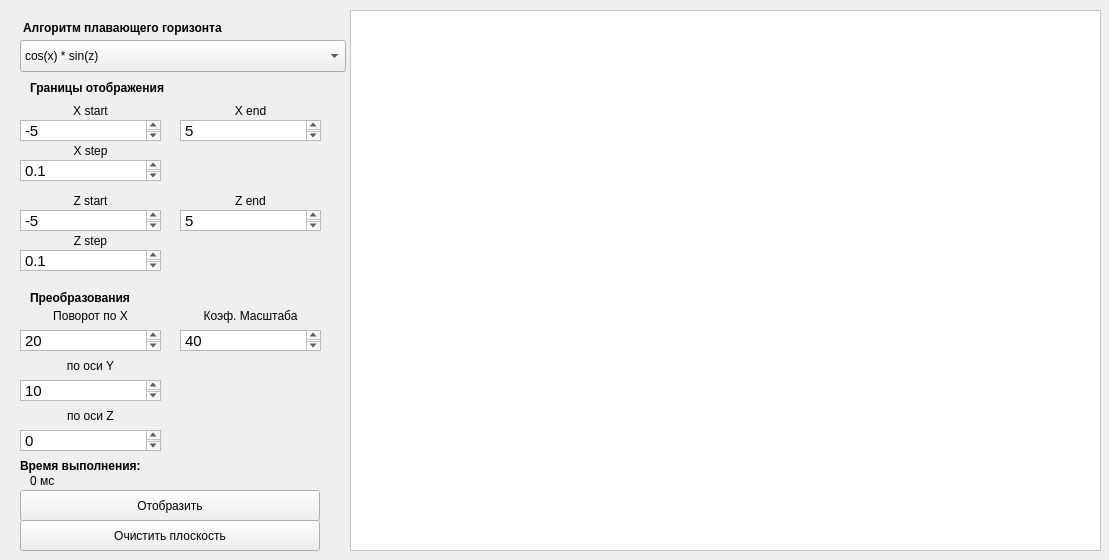
<?xml version="1.0" encoding="UTF-8"?>
<ui version="4.0">
 <class>MainWindow</class>
 <widget class="QMainWindow" name="MainWindow">
  <property name="enabled">
   <bool>true</bool>
  </property>
  <property name="geometry">
   <rect>
    <x>0</x>
    <y>0</y>
    <width>1109</width>
    <height>560</height>
   </rect>
  </property>
  <property name="sizePolicy">
   <sizepolicy hsizetype="Fixed" vsizetype="Fixed">
    <horstretch>0</horstretch>
    <verstretch>0</verstretch>
   </sizepolicy>
  </property>
  <property name="minimumSize">
   <size>
    <width>0</width>
    <height>0</height>
   </size>
  </property>
  <property name="windowTitle">
   <string>Лабораторная работа №10</string>
  </property>
  <widget class="QWidget" name="centralwidget">
   <widget class="QGraphicsView" name="graphicsView">
    <property name="geometry">
     <rect>
      <x>350</x>
      <y>10</y>
      <width>751</width>
      <height>541</height>
     </rect>
    </property>
    <property name="sizePolicy">
     <sizepolicy hsizetype="Expanding" vsizetype="Expanding">
      <horstretch>0</horstretch>
      <verstretch>0</verstretch>
     </sizepolicy>
    </property>
    <property name="styleSheet">
     <string notr="true">background:white</string>
    </property>
   </widget>
   <widget class="QComboBox" name="comboBox">
    <property name="geometry">
     <rect>
      <x>20</x>
      <y>40</y>
      <width>326</width>
      <height>32</height>
     </rect>
    </property>
    <item>
     <property name="text">
      <string>cos(x) * sin(z)</string>
     </property>
    </item>
    <item>
     <property name="text">
      <string>exp(cos(x) + sin(z))</string>
     </property>
    </item>
    <item>
     <property name="text">
      <string>sqrt(fabs(x ** 2 - z ** 2))</string>
     </property>
    </item>
    <item>
     <property name="text">
      <string>cos(x * z)</string>
     </property>
    </item>
   </widget>
   <widget class="QLabel" name="label">
    <property name="geometry">
     <rect>
      <x>23</x>
      <y>20</y>
      <width>320</width>
      <height>16</height>
     </rect>
    </property>
    <property name="minimumSize">
     <size>
      <width>320</width>
      <height>0</height>
     </size>
    </property>
    <property name="maximumSize">
     <size>
      <width>320</width>
      <height>60</height>
     </size>
    </property>
    <property name="font">
     <font>
      <bold>true</bold>
     </font>
    </property>
    <property name="text">
     <string>&lt;html&gt;&lt;head/&gt;&lt;body&gt;&lt;p&gt;Алгоритм плавающего горизонта&lt;/p&gt;&lt;/body&gt;&lt;/html&gt;</string>
    </property>
   </widget>
   <widget class="QTextEdit" name="angle_z">
    <property name="geometry">
     <rect>
      <x>20</x>
      <y>430</y>
      <width>141</width>
      <height>21</height>
     </rect>
    </property>
    <property name="html">
     <string>&lt;!DOCTYPE HTML PUBLIC &quot;-//W3C//DTD HTML 4.0//EN&quot; &quot;http://www.w3.org/TR/REC-html40/strict.dtd&quot;&gt;
&lt;html&gt;&lt;head&gt;&lt;meta name=&quot;qrichtext&quot; content=&quot;1&quot; /&gt;&lt;meta charset=&quot;utf-8&quot; /&gt;&lt;style type=&quot;text/css&quot;&gt;
p, li { white-space: pre-wrap; }
hr { height: 1px; border-width: 0; }
li.unchecked::marker { content: &quot;\2610&quot;; }
li.checked::marker { content: &quot;\2612&quot;; }
&lt;/style&gt;&lt;/head&gt;&lt;body style=&quot; font-family:'.AppleSystemUIFont'; font-size:13pt; font-weight:400; font-style:normal;&quot;&gt;
&lt;p style=&quot; margin-top:0px; margin-bottom:0px; margin-left:0px; margin-right:0px; -qt-block-indent:0; text-indent:0px;&quot;&gt;&lt;span style=&quot; font-family:'Ubuntu'; font-size:11pt;&quot;&gt;0&lt;/span&gt;&lt;/p&gt;&lt;/body&gt;&lt;/html&gt;</string>
    </property>
   </widget>
   <widget class="QLabel" name="label_5">
    <property name="geometry">
     <rect>
      <x>20</x>
      <y>350</y>
      <width>141</width>
      <height>31</height>
     </rect>
    </property>
    <property name="text">
     <string>по оси Y</string>
    </property>
    <property name="alignment">
     <set>Qt::AlignCenter</set>
    </property>
   </widget>
   <widget class="QLabel" name="label_3">
    <property name="geometry">
     <rect>
      <x>20</x>
      <y>300</y>
      <width>141</width>
      <height>31</height>
     </rect>
    </property>
    <property name="text">
     <string>Поворот по Х</string>
    </property>
    <property name="alignment">
     <set>Qt::AlignCenter</set>
    </property>
   </widget>
   <widget class="QLabel" name="label_6">
    <property name="geometry">
     <rect>
      <x>20</x>
      <y>400</y>
      <width>141</width>
      <height>31</height>
     </rect>
    </property>
    <property name="text">
     <string>по оси Z</string>
    </property>
    <property name="alignment">
     <set>Qt::AlignCenter</set>
    </property>
   </widget>
   <widget class="QTextEdit" name="angle_x">
    <property name="geometry">
     <rect>
      <x>20</x>
      <y>330</y>
      <width>141</width>
      <height>21</height>
     </rect>
    </property>
    <property name="html">
     <string>&lt;!DOCTYPE HTML PUBLIC &quot;-//W3C//DTD HTML 4.0//EN&quot; &quot;http://www.w3.org/TR/REC-html40/strict.dtd&quot;&gt;
&lt;html&gt;&lt;head&gt;&lt;meta name=&quot;qrichtext&quot; content=&quot;1&quot; /&gt;&lt;meta charset=&quot;utf-8&quot; /&gt;&lt;style type=&quot;text/css&quot;&gt;
p, li { white-space: pre-wrap; }
hr { height: 1px; border-width: 0; }
li.unchecked::marker { content: &quot;\2610&quot;; }
li.checked::marker { content: &quot;\2612&quot;; }
&lt;/style&gt;&lt;/head&gt;&lt;body style=&quot; font-family:'.AppleSystemUIFont'; font-size:13pt; font-weight:400; font-style:normal;&quot;&gt;
&lt;p style=&quot; margin-top:0px; margin-bottom:0px; margin-left:0px; margin-right:0px; -qt-block-indent:0; text-indent:0px;&quot;&gt;&lt;span style=&quot; font-family:'Ubuntu'; font-size:11pt;&quot;&gt;20&lt;/span&gt;&lt;/p&gt;&lt;/body&gt;&lt;/html&gt;</string>
    </property>
   </widget>
   <widget class="QTextEdit" name="angle_y">
    <property name="geometry">
     <rect>
      <x>20</x>
      <y>380</y>
      <width>141</width>
      <height>21</height>
     </rect>
    </property>
    <property name="html">
     <string>&lt;!DOCTYPE HTML PUBLIC &quot;-//W3C//DTD HTML 4.0//EN&quot; &quot;http://www.w3.org/TR/REC-html40/strict.dtd&quot;&gt;
&lt;html&gt;&lt;head&gt;&lt;meta name=&quot;qrichtext&quot; content=&quot;1&quot; /&gt;&lt;meta charset=&quot;utf-8&quot; /&gt;&lt;style type=&quot;text/css&quot;&gt;
p, li { white-space: pre-wrap; }
hr { height: 1px; border-width: 0; }
li.unchecked::marker { content: &quot;\2610&quot;; }
li.checked::marker { content: &quot;\2612&quot;; }
&lt;/style&gt;&lt;/head&gt;&lt;body style=&quot; font-family:'.AppleSystemUIFont'; font-size:13pt; font-weight:400; font-style:normal;&quot;&gt;
&lt;p style=&quot; margin-top:0px; margin-bottom:0px; margin-left:0px; margin-right:0px; -qt-block-indent:0; text-indent:0px;&quot;&gt;&lt;span style=&quot; font-family:'Ubuntu'; font-size:11pt;&quot;&gt;10&lt;/span&gt;&lt;/p&gt;&lt;/body&gt;&lt;/html&gt;</string>
    </property>
   </widget>
   <widget class="QTextEdit" name="scale">
    <property name="geometry">
     <rect>
      <x>180</x>
      <y>330</y>
      <width>141</width>
      <height>21</height>
     </rect>
    </property>
    <property name="html">
     <string>&lt;!DOCTYPE HTML PUBLIC &quot;-//W3C//DTD HTML 4.0//EN&quot; &quot;http://www.w3.org/TR/REC-html40/strict.dtd&quot;&gt;
&lt;html&gt;&lt;head&gt;&lt;meta name=&quot;qrichtext&quot; content=&quot;1&quot; /&gt;&lt;meta charset=&quot;utf-8&quot; /&gt;&lt;style type=&quot;text/css&quot;&gt;
p, li { white-space: pre-wrap; }
hr { height: 1px; border-width: 0; }
li.unchecked::marker { content: &quot;\2610&quot;; }
li.checked::marker { content: &quot;\2612&quot;; }
&lt;/style&gt;&lt;/head&gt;&lt;body style=&quot; font-family:'.AppleSystemUIFont'; font-size:13pt; font-weight:400; font-style:normal;&quot;&gt;
&lt;p style=&quot; margin-top:0px; margin-bottom:0px; margin-left:0px; margin-right:0px; -qt-block-indent:0; text-indent:0px;&quot;&gt;&lt;span style=&quot; font-family:'Ubuntu'; font-size:11pt;&quot;&gt;40&lt;/span&gt;&lt;/p&gt;&lt;/body&gt;&lt;/html&gt;</string>
    </property>
   </widget>
   <widget class="QLabel" name="label_7">
    <property name="geometry">
     <rect>
      <x>180</x>
      <y>300</y>
      <width>141</width>
      <height>31</height>
     </rect>
    </property>
    <property name="text">
     <string>Коэф. Масштаба</string>
    </property>
    <property name="alignment">
     <set>Qt::AlignCenter</set>
    </property>
   </widget>
   <widget class="QLabel" name="label_13">
    <property name="geometry">
     <rect>
      <x>180</x>
      <y>190</y>
      <width>141</width>
      <height>21</height>
     </rect>
    </property>
    <property name="text">
     <string>Z end</string>
    </property>
    <property name="alignment">
     <set>Qt::AlignCenter</set>
    </property>
   </widget>
   <widget class="QLabel" name="label_15">
    <property name="geometry">
     <rect>
      <x>20</x>
      <y>230</y>
      <width>141</width>
      <height>21</height>
     </rect>
    </property>
    <property name="text">
     <string>Z step</string>
    </property>
    <property name="alignment">
     <set>Qt::AlignCenter</set>
    </property>
   </widget>
   <widget class="QLabel" name="label_12">
    <property name="geometry">
     <rect>
      <x>20</x>
      <y>190</y>
      <width>141</width>
      <height>21</height>
     </rect>
    </property>
    <property name="text">
     <string>Z start</string>
    </property>
    <property name="alignment">
     <set>Qt::AlignCenter</set>
    </property>
   </widget>
   <widget class="QTextEdit" name="z_start">
    <property name="geometry">
     <rect>
      <x>20</x>
      <y>210</y>
      <width>141</width>
      <height>21</height>
     </rect>
    </property>
    <property name="html">
     <string>&lt;!DOCTYPE HTML PUBLIC &quot;-//W3C//DTD HTML 4.0//EN&quot; &quot;http://www.w3.org/TR/REC-html40/strict.dtd&quot;&gt;
&lt;html&gt;&lt;head&gt;&lt;meta name=&quot;qrichtext&quot; content=&quot;1&quot; /&gt;&lt;meta charset=&quot;utf-8&quot; /&gt;&lt;style type=&quot;text/css&quot;&gt;
p, li { white-space: pre-wrap; }
hr { height: 1px; border-width: 0; }
li.unchecked::marker { content: &quot;\2610&quot;; }
li.checked::marker { content: &quot;\2612&quot;; }
&lt;/style&gt;&lt;/head&gt;&lt;body style=&quot; font-family:'.AppleSystemUIFont'; font-size:13pt; font-weight:400; font-style:normal;&quot;&gt;
&lt;p style=&quot; margin-top:0px; margin-bottom:0px; margin-left:0px; margin-right:0px; -qt-block-indent:0; text-indent:0px;&quot;&gt;&lt;span style=&quot; font-family:'Ubuntu'; font-size:11pt;&quot;&gt;-5&lt;/span&gt;&lt;/p&gt;&lt;/body&gt;&lt;/html&gt;</string>
    </property>
   </widget>
   <widget class="QLabel" name="label_10">
    <property name="geometry">
     <rect>
      <x>20</x>
      <y>100</y>
      <width>141</width>
      <height>21</height>
     </rect>
    </property>
    <property name="text">
     <string>X start</string>
    </property>
    <property name="alignment">
     <set>Qt::AlignCenter</set>
    </property>
   </widget>
   <widget class="QLabel" name="label_11">
    <property name="geometry">
     <rect>
      <x>180</x>
      <y>100</y>
      <width>141</width>
      <height>21</height>
     </rect>
    </property>
    <property name="text">
     <string>X end</string>
    </property>
    <property name="alignment">
     <set>Qt::AlignCenter</set>
    </property>
   </widget>
   <widget class="QTextEdit" name="x_step">
    <property name="geometry">
     <rect>
      <x>20</x>
      <y>160</y>
      <width>141</width>
      <height>21</height>
     </rect>
    </property>
    <property name="html">
     <string>&lt;!DOCTYPE HTML PUBLIC &quot;-//W3C//DTD HTML 4.0//EN&quot; &quot;http://www.w3.org/TR/REC-html40/strict.dtd&quot;&gt;
&lt;html&gt;&lt;head&gt;&lt;meta name=&quot;qrichtext&quot; content=&quot;1&quot; /&gt;&lt;meta charset=&quot;utf-8&quot; /&gt;&lt;style type=&quot;text/css&quot;&gt;
p, li { white-space: pre-wrap; }
hr { height: 1px; border-width: 0; }
li.unchecked::marker { content: &quot;\2610&quot;; }
li.checked::marker { content: &quot;\2612&quot;; }
&lt;/style&gt;&lt;/head&gt;&lt;body style=&quot; font-family:'.AppleSystemUIFont'; font-size:13pt; font-weight:400; font-style:normal;&quot;&gt;
&lt;p style=&quot; margin-top:0px; margin-bottom:0px; margin-left:0px; margin-right:0px; -qt-block-indent:0; text-indent:0px;&quot;&gt;&lt;span style=&quot; font-family:'Ubuntu'; font-size:11pt;&quot;&gt;0.1&lt;/span&gt;&lt;/p&gt;&lt;/body&gt;&lt;/html&gt;</string>
    </property>
   </widget>
   <widget class="QTextEdit" name="x_start">
    <property name="geometry">
     <rect>
      <x>20</x>
      <y>120</y>
      <width>141</width>
      <height>21</height>
     </rect>
    </property>
    <property name="html">
     <string>&lt;!DOCTYPE HTML PUBLIC &quot;-//W3C//DTD HTML 4.0//EN&quot; &quot;http://www.w3.org/TR/REC-html40/strict.dtd&quot;&gt;
&lt;html&gt;&lt;head&gt;&lt;meta name=&quot;qrichtext&quot; content=&quot;1&quot; /&gt;&lt;meta charset=&quot;utf-8&quot; /&gt;&lt;style type=&quot;text/css&quot;&gt;
p, li { white-space: pre-wrap; }
hr { height: 1px; border-width: 0; }
li.unchecked::marker { content: &quot;\2610&quot;; }
li.checked::marker { content: &quot;\2612&quot;; }
&lt;/style&gt;&lt;/head&gt;&lt;body style=&quot; font-family:'.AppleSystemUIFont'; font-size:13pt; font-weight:400; font-style:normal;&quot;&gt;
&lt;p style=&quot; margin-top:0px; margin-bottom:0px; margin-left:0px; margin-right:0px; -qt-block-indent:0; text-indent:0px;&quot;&gt;&lt;span style=&quot; font-family:'Ubuntu'; font-size:11pt;&quot;&gt;-5&lt;/span&gt;&lt;/p&gt;&lt;/body&gt;&lt;/html&gt;</string>
    </property>
   </widget>
   <widget class="QLabel" name="label_14">
    <property name="geometry">
     <rect>
      <x>20</x>
      <y>140</y>
      <width>141</width>
      <height>21</height>
     </rect>
    </property>
    <property name="text">
     <string>X step</string>
    </property>
    <property name="alignment">
     <set>Qt::AlignCenter</set>
    </property>
   </widget>
   <widget class="QTextEdit" name="x_end">
    <property name="geometry">
     <rect>
      <x>180</x>
      <y>120</y>
      <width>141</width>
      <height>21</height>
     </rect>
    </property>
    <property name="html">
     <string>&lt;!DOCTYPE HTML PUBLIC &quot;-//W3C//DTD HTML 4.0//EN&quot; &quot;http://www.w3.org/TR/REC-html40/strict.dtd&quot;&gt;
&lt;html&gt;&lt;head&gt;&lt;meta name=&quot;qrichtext&quot; content=&quot;1&quot; /&gt;&lt;meta charset=&quot;utf-8&quot; /&gt;&lt;style type=&quot;text/css&quot;&gt;
p, li { white-space: pre-wrap; }
hr { height: 1px; border-width: 0; }
li.unchecked::marker { content: &quot;\2610&quot;; }
li.checked::marker { content: &quot;\2612&quot;; }
&lt;/style&gt;&lt;/head&gt;&lt;body style=&quot; font-family:'.AppleSystemUIFont'; font-size:13pt; font-weight:400; font-style:normal;&quot;&gt;
&lt;p style=&quot; margin-top:0px; margin-bottom:0px; margin-left:0px; margin-right:0px; -qt-block-indent:0; text-indent:0px;&quot;&gt;&lt;span style=&quot; font-family:'Ubuntu'; font-size:11pt;&quot;&gt;5&lt;/span&gt;&lt;/p&gt;&lt;/body&gt;&lt;/html&gt;</string>
    </property>
   </widget>
   <widget class="QTextEdit" name="z_end">
    <property name="geometry">
     <rect>
      <x>180</x>
      <y>210</y>
      <width>141</width>
      <height>21</height>
     </rect>
    </property>
    <property name="html">
     <string>&lt;!DOCTYPE HTML PUBLIC &quot;-//W3C//DTD HTML 4.0//EN&quot; &quot;http://www.w3.org/TR/REC-html40/strict.dtd&quot;&gt;
&lt;html&gt;&lt;head&gt;&lt;meta name=&quot;qrichtext&quot; content=&quot;1&quot; /&gt;&lt;meta charset=&quot;utf-8&quot; /&gt;&lt;style type=&quot;text/css&quot;&gt;
p, li { white-space: pre-wrap; }
hr { height: 1px; border-width: 0; }
li.unchecked::marker { content: &quot;\2610&quot;; }
li.checked::marker { content: &quot;\2612&quot;; }
&lt;/style&gt;&lt;/head&gt;&lt;body style=&quot; font-family:'.AppleSystemUIFont'; font-size:13pt; font-weight:400; font-style:normal;&quot;&gt;
&lt;p style=&quot; margin-top:0px; margin-bottom:0px; margin-left:0px; margin-right:0px; -qt-block-indent:0; text-indent:0px;&quot;&gt;&lt;span style=&quot; font-family:'Ubuntu'; font-size:11pt;&quot;&gt;5&lt;/span&gt;&lt;/p&gt;&lt;/body&gt;&lt;/html&gt;</string>
    </property>
   </widget>
   <widget class="QTextEdit" name="z_step">
    <property name="geometry">
     <rect>
      <x>20</x>
      <y>250</y>
      <width>141</width>
      <height>21</height>
     </rect>
    </property>
    <property name="html">
     <string>&lt;!DOCTYPE HTML PUBLIC &quot;-//W3C//DTD HTML 4.0//EN&quot; &quot;http://www.w3.org/TR/REC-html40/strict.dtd&quot;&gt;
&lt;html&gt;&lt;head&gt;&lt;meta name=&quot;qrichtext&quot; content=&quot;1&quot; /&gt;&lt;meta charset=&quot;utf-8&quot; /&gt;&lt;style type=&quot;text/css&quot;&gt;
p, li { white-space: pre-wrap; }
hr { height: 1px; border-width: 0; }
li.unchecked::marker { content: &quot;\2610&quot;; }
li.checked::marker { content: &quot;\2612&quot;; }
&lt;/style&gt;&lt;/head&gt;&lt;body style=&quot; font-family:'.AppleSystemUIFont'; font-size:13pt; font-weight:400; font-style:normal;&quot;&gt;
&lt;p style=&quot; margin-top:0px; margin-bottom:0px; margin-left:0px; margin-right:0px; -qt-block-indent:0; text-indent:0px;&quot;&gt;&lt;span style=&quot; font-family:'Ubuntu'; font-size:11pt;&quot;&gt;0.1&lt;/span&gt;&lt;/p&gt;&lt;/body&gt;&lt;/html&gt;</string>
    </property>
   </widget>
   <widget class="QLabel" name="label_9">
    <property name="geometry">
     <rect>
      <x>30</x>
      <y>80</y>
      <width>201</width>
      <height>16</height>
     </rect>
    </property>
    <property name="font">
     <font>
      <bold>true</bold>
     </font>
    </property>
    <property name="text">
     <string>Границы отображения</string>
    </property>
   </widget>
   <widget class="QLabel" name="label_16">
    <property name="geometry">
     <rect>
      <x>30</x>
      <y>290</y>
      <width>201</width>
      <height>16</height>
     </rect>
    </property>
    <property name="font">
     <font>
      <bold>true</bold>
     </font>
    </property>
    <property name="text">
     <string>Преобразования</string>
    </property>
   </widget>
   <widget class="QLabel" name="timeLabel">
    <property name="geometry">
     <rect>
      <x>30</x>
      <y>470</y>
      <width>211</width>
      <height>21</height>
     </rect>
    </property>
    <property name="text">
     <string>0 мс</string>
    </property>
   </widget>
   <widget class="QPushButton" name="plotBtn">
    <property name="geometry">
     <rect>
      <x>20</x>
      <y>490</y>
      <width>300</width>
      <height>31</height>
     </rect>
    </property>
    <property name="minimumSize">
     <size>
      <width>300</width>
      <height>31</height>
     </size>
    </property>
    <property name="text">
     <string>Отобразить</string>
    </property>
   </widget>
   <widget class="QPushButton" name="clearBtn">
    <property name="geometry">
     <rect>
      <x>20</x>
      <y>520</y>
      <width>300</width>
      <height>31</height>
     </rect>
    </property>
    <property name="minimumSize">
     <size>
      <width>300</width>
      <height>31</height>
     </size>
    </property>
    <property name="maximumSize">
     <size>
      <width>300</width>
      <height>31</height>
     </size>
    </property>
    <property name="text">
     <string>Очистить плоскость</string>
    </property>
   </widget>
   <widget class="QLabel" name="label_2">
    <property name="geometry">
     <rect>
      <x>20</x>
      <y>455</y>
      <width>261</width>
      <height>21</height>
     </rect>
    </property>
    <property name="font">
     <font>
      <bold>true</bold>
     </font>
    </property>
    <property name="text">
     <string>Время выполнения:</string>
    </property>
   </widget>
  </widget>
  <action name="action">
   <property name="text">
    <string>Загрузить данные</string>
   </property>
  </action>
 </widget>
 <resources/>
 <connections/>
</ui>
